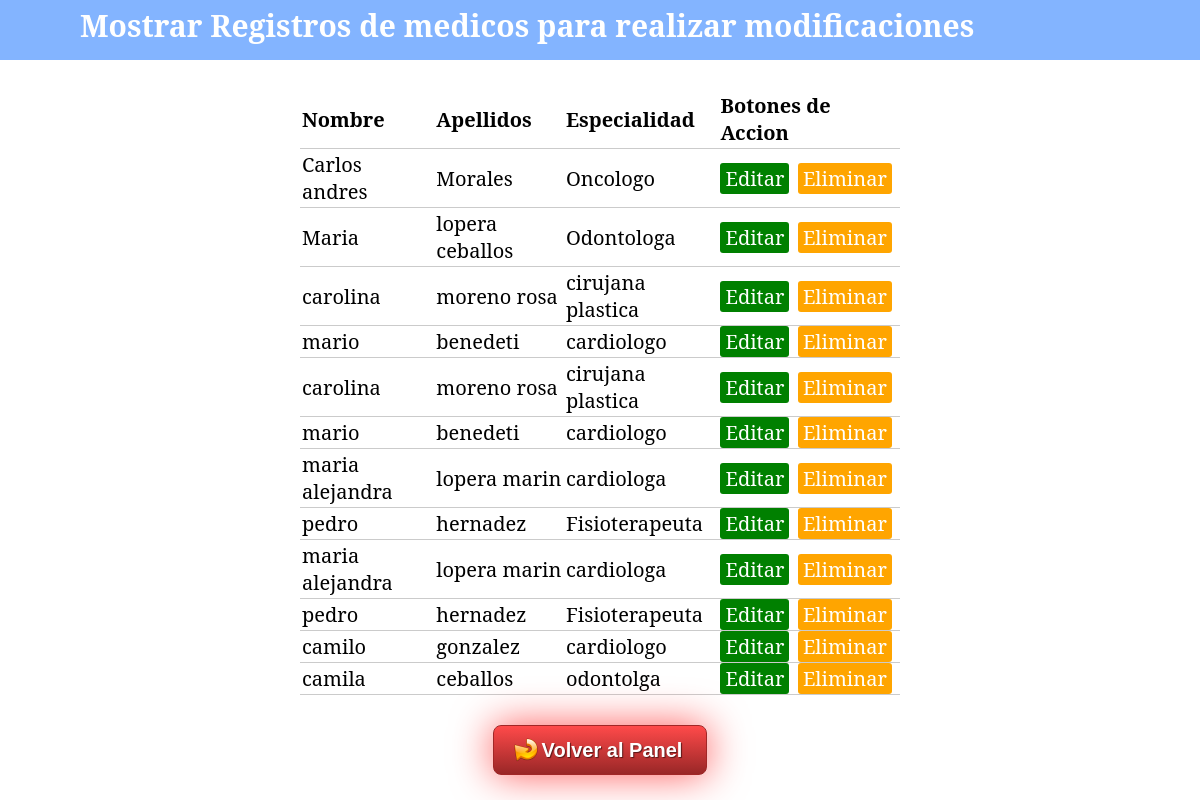
/mostrar_medicos.php (signed in), run on the app's committed database.
### tables this page shows
CREATE TABLE `medicos` (
  `id_medico` int(11) NOT NULL,
  `nombre` varchar(255) NOT NULL,
  `apellidos` varchar(255) NOT NULL,
  `especialidad` varchar(255) NOT NULL
);

### mostrar_medicos.php (the view, shortened to what this page needs)
<!DOCTYPE html>
<html lang="es">
<head>
	<link rel="stylesheet" type="text/css" href="css/estilo7.css">
</head>
<body>
<nav>
	<h2> Mostrar Registros de medicos para realizar modificaciones </h2>
</nav>
<?php
include "conexion.php";
?>
<table>
	<tr>
		<th>Nombre</th>
		<th>Apellidos </th>
		<th>Especialidad</th>
		<th colspan="2">Botones de Accion</th>
	</tr>
    <tbody>
    	<?php
        $registros= mysqli_query($conexion, "SELECT * FROM medicos") or die("Problemas en el select".mysqli_error($conexion));
          while ($row = mysqli_fetch_array($registros)) { ?>
          	<tr>
		      <td><?php echo $row['nombre']?></td>
		      <td><?php echo $row['apellidos']?></td>
		      <td><?php echo $row['especialidad']?></td>
		      <td>
                 <a href="modificar.php?edit=<?php echo $row['id_medico']?>" class="edit_btn"> Editar </a>
		      </td>
		      <td>
                 <a href="eliminar.php?del=<?php echo $row['id_medico']?>" class="del_btn"> Eliminar </a>
		      </td>
	        </tr>
        <?php  } ?>
     </tbody>
</table>
<center><a class="button1" href="administrador.php">Volver al Panel</a></center>
</body>
</html>

### css/estilo7.css (style rules this page uses)
* { margin: 0; padding: 0; box-sizing: border-box; }
body { font-size: 20px; font-family: 'Noto Serif', serif; }
nav { background: #83B4FF; height: 60px; }
h2 { color: white; padding: 5px 0 0 80px; }
table { width: 50%; margin: 30px auto; text-align: left; border-collapse: collapse; }
tr { border-bottom: 1px solid #cbcbcb; }
th,td { border: none; height: 30px; padding: 2px; }
.edit_btn { text-decoration: none; padding: 2px 5px; background: green; color: white; border-radius: 3px; }
.del_btn { text-decoration: none; padding: 2px 5px; background: orange; color: white; border-radius: 3px; }
.button1 { display: inline-block; text-align: center; vertical-align: middle; padding: 12px 24px; border: 1px solid #a12727; border-radius: 8px; background: #ff4a4a; background: -webkit-gradient(linear, left top, left bottom, from(#ff4a4a), to(#992727)); background: -moz-linear-gradient(top, #ff4a4a, #992727); background: linear-gradient(to bottom, #ff4a4a, #992727); -webkit-box-shadow: #ff5959 0px 0px 40px 0px; -moz-box-shadow: #ff5959 0px 0px 40px 0px; box-shadow: #ff5959 0px 0px 40px 0px; text-shadow: #591717 1px 1px 1px; font: normal normal bold 20px arial; color: #ffffff; text-decoration: none; }
.button1:before { content: "\0000a0"; display: inline-block; height: 24px; width: 24px; line-height: 24px; margin: 0 4px -6px -4px; position: relative; top: 0px; left: 0px; background-size: 100% 100%; }

### data on the page
medicos: nombre "Carlos andres", apellidos "Morales", especialidad "Oncologo"
medicos: nombre "Maria", apellidos "lopera ceballos", especialidad "Odontologa"
medicos: nombre "carolina", apellidos "moreno rosa", especialidad "cirujana plastica"
medicos: nombre "mario", apellidos "benedeti", especialidad "cardiologo"
medicos: nombre "carolina", apellidos "moreno rosa", especialidad "cirujana plastica"
medicos: nombre "mario", apellidos "benedeti", especialidad "cardiologo"
medicos: nombre "maria alejandra", apellidos "lopera marin", especialidad "cardiologa"
medicos: nombre "pedro", apellidos "hernadez", especialidad "Fisioterapeuta"
medicos: nombre "maria alejandra", apellidos "lopera marin", especialidad "cardiologa"
medicos: nombre "pedro", apellidos "hernadez", especialidad "Fisioterapeuta"
medicos: nombre "camilo", apellidos "gonzalez", especialidad "cardiologo"
medicos: nombre "camila", apellidos "ceballos", especialidad "odontolga"
